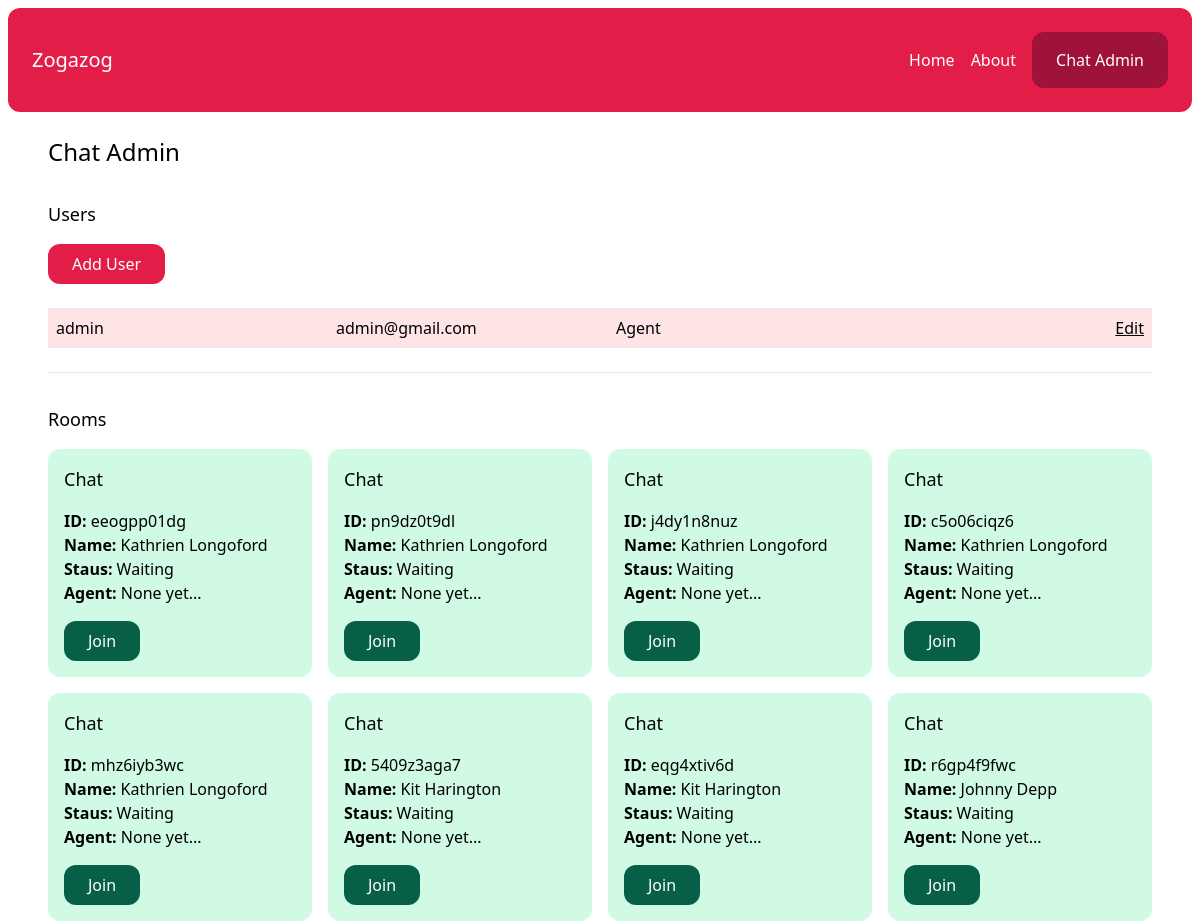
Before: /chat-admin/ (signed in, upper part) with the older database file.
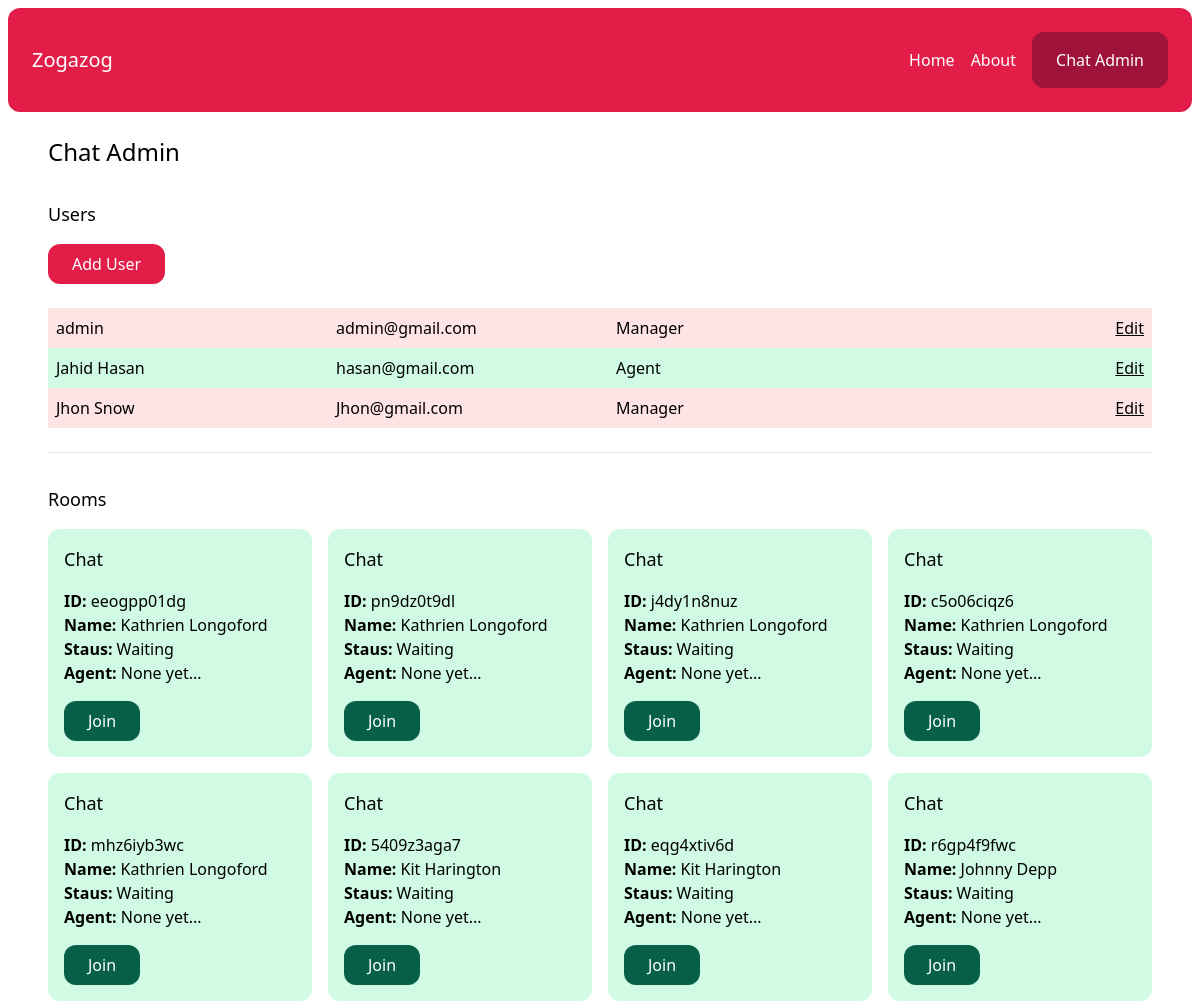
After: the same page with the newer database file.
### account/models.py (models this page shows)
class User(AbstractBaseUser, PermissionsMixin):
    AGENT = 'agent'
    MANAGER = 'manager'
    ROLES_CHOICES = (
        (AGENT, 'Agent'),
        (MANAGER, 'Manager'),
    )
    id = models.UUIDField(primary_key=True, default=uuid.uuid4, editable=False)
    email = models.EmailField(unique=True)
    name = models.CharField(max_length=255, blank=True, default='')
    role = models.CharField(max_length=20, choices=ROLES_CHOICES, default=AGENT)
    is_active = models.BooleanField(default=True)
    is_superuser = models.BooleanField(default=False)
    is_staff = models.BooleanField(default=False)
    date_joined = models.DateTimeField(default=timezone.now)
    last_login = models.DateTimeField(blank=True, null=True)
    objects = CustomUserManager()
    USERNAME_FIELD = 'email'
    EMAIL_FIELD = 'email'
    REQUIRED_FIELDS = ['name']

### chat/models.py (models this page shows, shortened)
class Room(models.Model):
    WAITING = 'waiting'
    ACTIVE = 'active'
    CLOSED = 'closed'
    CHOICES_STATUS = (
        (WAITING, 'Waiting'),
        (ACTIVE, 'Active'),
        (CLOSED, 'Closed'),
    )
    uuid = models.CharField(_("UUID"), max_length=255)
    client = models.CharField(_("Client"), max_length=255)
    agent = models.ForeignKey(User, related_name='rooms',blank=True,null=True, on_delete=models.SET_NULL)
    messages = models.ManyToManyField(Message, blank=True)
    url = models.CharField(_("URL"), max_length=255,blank=True,null=True)
    status = models.CharField(_("STATUS"), max_length=20,choices=CHOICES_STATUS,default=WAITING)
    created_at = models.DateTimeField(_("Created At"), auto_now=False, auto_now_add=True)
    class Meta:
        ordering = ('-created_at',)

### chat/views.py (the view)
# urls.py: path('chat-admin/', views.admin, name="chat-admin"),
@login_required
def admin(request):
    rooms = Room.objects.all()
    users = User.objects.filter(is_staff=True)
    return render(request, 'chat/admin.html', {'rooms': rooms, 'users':users})

### chat/templates/chat/admin.html
{% extends "core/base.html" %}
{% load static %}
{% block content %}
    <h1 class="text-2xl">Chat Admin</h1>
    {% if perms.user.add_user %}
        <div class="mt-8">
            <h2 class="mb-4 text-lg">Users</h2>
            <a href="#" class="inline-block py-2 px-6 bg-rose-600 text-white rounded-xl">Add User</a>
            <div class="mt-6 ">
                {% for user in users %}
                    <div class="grid grid-cols-4 gap-4 py-2 {% cycle 'bg-rose-100' 'bg-emerald-100' %}">
                        <p class="px-2">
                            {{user.name}}
                        </p>
                        <p class="px-2">{{user.email}}</p>
                        <p class="px-2">{{user.get_role_display}}</p>
                        <p class="px-2 text-right">
                            <a href="#" class="underline">Edit</a>
                        </p>
                    </div>
                {% endfor %}
            </div>
        </div>
    {% endif %}
    <hr class="my-6">
    <div class="mt-8">
        <h2 class="mb-4 text-lg">Rooms</h2>
        {% include "chat/partials/room_list.html" %}
    </div>
{% endblock content %}

### chat/templates/chat/partials/room_list.html
<div class="grid grid-cols-4 gap-4">
    {% for room in rooms %}
        <div class="p-4 rounded-xl {% if room.status == 'waiting' %}bg-emerald-100 {% elif room.status == 'active' %} bg-yellow-100 {% else %} bg-gray-100 {% endif %}">
            <h3 class="mb-4 text-lg">Chat</h3>
            <p>
                <b>ID: </b>{{room.uuid}} <br>
                <b>Name: </b> {{room.client}}<br>
                <b>Staus: </b> {{room.get_status_display}}<br>
                <b>Agent: </b> {% firstof room.agent.name  'None yet...' %}
            </p>
            <a href="{% url "chat:chat-room" room.uuid %}" class="mt-4 inline-block py-2 px-6 bg-emerald-800 text-white rounded-xl">Join</a>
        </div>
    {% endfor %}
</div>

Changed rows visible on the page:
changed User "admin": role "Agent" → "Manager"
added User: name "Jahid Hasan", email "hasan@gmail.com", role "Agent"
added User: name "Jhon Snow", email "Jhon@gmail.com", role "Manager"
